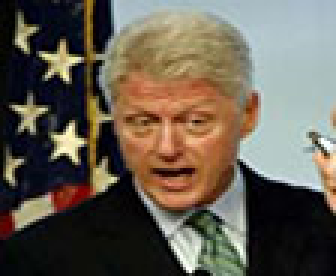
%> input picture Face Recognition/Bill_Clinton/1.jpg, 112 x 92 px (shown 3 times larger)
$ octave boundaryDetect.m   (GNU Octave 9; MATLAB toolbox functions it lacks are replaced by stand-ins)
%> lines starting %> are read from the running program, lines starting %| are printed output that depends on the picture; in (x1, y1, x2, y2) boxes, pixels count from 0 and x2, y2 are one past the last pixel; in counts of white or black regions, pixels touching at a corner belong together; the program's own positions count from 1
I=imread('1.jpg');
%> I is the input picture: size 92x112x3 uint8; mean R, G, B 101.9, 93.6, 81.2
a=rgb2gray(I); %convert image to grey scale
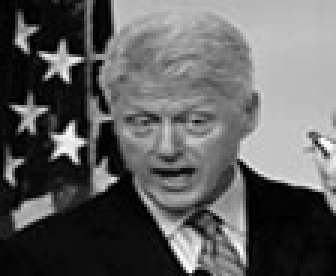
%> a: size 92x112 uint8 (shown 3 times larger); min 0, max 254, mean 94.7
bw=edge(a,'canny'); % find edges in the grey scale image
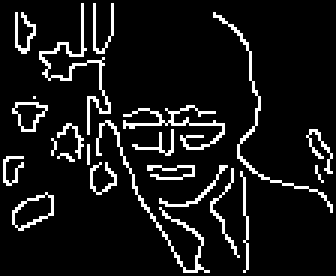
%> bw: size 92x112 logical (shown 3 times larger); 9% white in thin lines or dots
bw = bwareaopen(bw,30); %remove small objects from image - extra edges
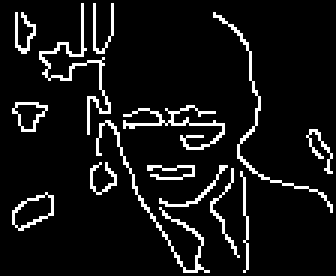
%> bw: size 92x112 logical (shown 3 times larger); 8% white in thin lines or dots
se = strel('disk',2); %creates a morphological structuring disk element with radius of 2 pixels
bw = imclose(bw,se); % Morpholigically closes the image. The morphological close operation is a dilation followed by an erosion, using the same structuring element for both operations.
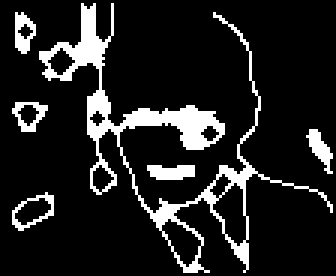
%> bw: size 92x112 logical (shown 3 times larger); 13.1% white; 6 white regions, box (x1, y1, x2, y2) and area: (13, 1, 111, 91) 1054, (49, 55, 65, 60) 66, (102, 43, 111, 58) 60, (5, 4, 12, 18) 59, (4, 34, 16, 44) 54, (4, 64, 18, 77) 54
bw = imfill(bw,'holes'); %Fill image regions and holes
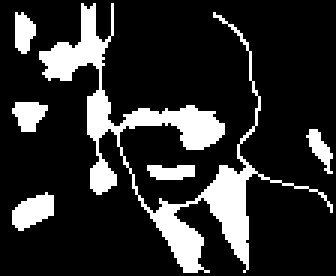
%> bw: size 92x112 logical (shown 3 times larger); 17.8% white; 6 white regions, box (x1, y1, x2, y2) and area: (13, 1, 111, 91) 1431, (4, 64, 18, 77) 117, (4, 34, 16, 44) 83, (5, 4, 12, 18) 72, (49, 55, 65, 60) 66, (102, 43, 111, 58) 60
L = bwlabel(bw); %L = bwlabel(BW, n) returns a matrix L, of the same size as BW, containing labels for the connected objects in BW. The variable n can have a value of either 4 or 8, where 4 specifies 4-connected objects and 8 specifies 8-connected objects. If the argument is omitted, it defaults to 8.
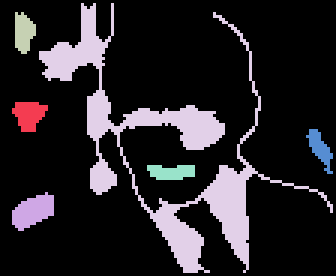
%> L: size 92x112 double (shown 3 times larger); 7 distinct labels, from 0 to 6; one colour per label, 0 black
s  = regionprops(L, 'centroid'); %STATS = regionprops(BW, properties) measures a set of properties for each connected component (object) in the binary image, BW. The image BW is a logical array; it can have any dimension.
%> s = 6 regions; Centroid: [10.2 38.8], [11.5 71], [8.5 11.4], [55.5 50.1], [57.7 57.9], [107.2 50.1]
dt  = regionprops(L, 'area'); %
%> dt = 6 regions; Area: 1431, 117, 83, 72, 66, 60
cv = regionprops(L, 'perimeter'); %
%> cv = 6 regions; Perimeter: 32.76, 39.24, 32.38, 732.1, 35.16, 36.08
dim = size(s) %
%> dim = [6 1]
boundaries = bwboundaries(bw); %
%> boundaries = 6 boundaries; box (x1, y1, x2, y2) and points: (13, 1, 111, 91) 649, (4, 64, 18, 77) 37, (49, 55, 65, 60) 36, (4, 34, 16, 44) 32, (102, 43, 111, 58) 32, (5, 4, 12, 18) 30
imshow(bw);
figure;imshow(I);
hold on; %
 for k=1:dim(1) %
     b= boundaries{k}; %
     dim = size(b) %
     for i=1:dim(1) %
         F{k}(1,i) = sqrt ( ( b(i,2) - s(k).Centroid(1) )^2 + ( b(i,1) - s(k).Centroid(2) )^2 ) %
     end  %
     a=max(F{k}); %
     b=min(F{k}); %
     c=dt(k).Area; %
     O=a-b; %
     P = c/(4*b^2) %
     Q=c/(4*b*(a^2-b^2)^0.5); %
     R=(c*3^0.5)/((a+b)^2); %
     T =c/(a*b*pi); %
     U= (c*( a^2 - b^2 )^0.5) / (2*a^2*b) %
     if O < 10 %
             text(s(k).Centroid(1)-20,s(k).Centroid(2),'circle') %
    elseif (P < 1.05 ) & (P > .95)
             text(s(k).Centroid(1)-20,s(k).Centroid(2),'square') %
     elseif (T < 1.05 ) & (T > .95 )
             text(s(k).Centroid(1)-20,s(k).Centroid(2),'ellipse') %
     elseif (U < 1.05 ) & (U > .95 )
             text(s(k).Centroid(1)-20,s(k).Centroid(2),'diamond') %
     elseif ((Q <1.05) & (Q >.95))
             text(s(k).Centroid(1)-20,s(k).Centroid(2),'rectangle') %
     elseif  (R < 1.05 ) & (R > .95 )
             text(s(k).Centroid(1)-20,s(k).Centroid(2),'triangle') %
     end
 end
%> this loop made 6 passes
%> (dim, a, c, O, P, Q, R) on passes 1 to 6: ([32 2], 6.42, 83, 2.98, 1.76, 1.11, 1.48), ([37 2], 8.14, 117, 4.77, 2.57, 1.17, 1.53), ([30 2], 6.82, 72, 4.33, 2.92, 1.14, 1.44), ([649 2], 59.27, 1431, 52.97, 9.03, 0.964, 0.577), ([36 2], 7.93, 66, 6.96, 17.44, 2.15, 1.44), ([32 2], 8.76, 60, 6.7, 3.54, 0.856, 0.888)
%> after the loop, F = 6 items
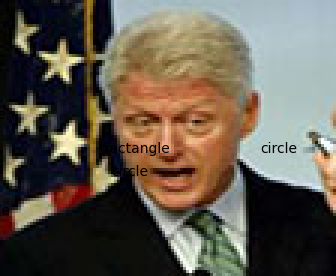
%> figure redrawn from the program's plot data; shown 3 times larger

$ run again, with Face Recognition/Bill_Clinton/10.jpg copied over Face Recognition/Bill_Clinton/1.jpg
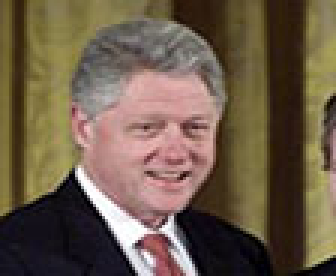
%> input picture Face Recognition/Bill_Clinton/10.jpg, 112 x 92 px (shown 3 times larger)
%> I is the input picture: size 92x112x3 uint8; mean R, G, B 109.3, 92.4, 73.5
%> `L = bwlabel(bw);`:
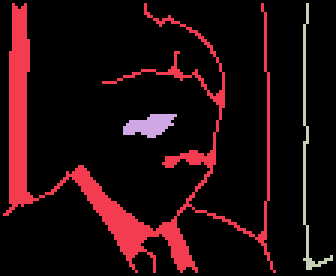
%> L: size 92x112 double (shown 3 times larger); 4 distinct labels, from 0 to 3; one colour per label, 0 black
%> s = 3 regions; Centroid: [39.4 52.2], [50.5 42.3], [103 52.3]
%> dt = 3 regions; Area: 1190, 106, 91
%> cv = 3 regions; Perimeter: 895, 41.66, 190.4
%> `dim = size(s)`: dim = [3 1]
%> boundaries = 3 boundaries; box (x1, y1, x2, y2) and points: (1, 1, 92, 91) 813, (101, 1, 111, 90) 190, (41, 38, 59, 46) 39
%> the loop `for k=1:dim(1)` made 3 passes
%> (dim, a, c, O, P, Q, R) on passes 1 to 3: ([813 2], 69.82, 1190, 58.72, 2.41, 0.389, 0.315), ([39 2], 9.14, 91, 7.16, 5.77, 1.28, 1.27), ([190 2], 50.35, 106, 49.33, 25.29, 0.514, 0.0696)
%> after the loop `for k=1:dim(1)`: F = 3 items
%> after the loop `for k=1:dim(1)`:
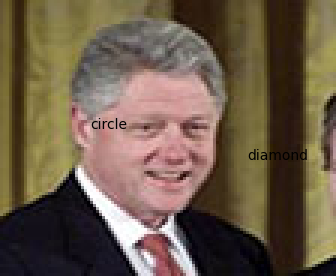
%> figure redrawn from the program's plot data; shown 3 times larger

$ run again, with Face Recognition/Bill_Clinton/2.jpg copied over Face Recognition/Bill_Clinton/1.jpg
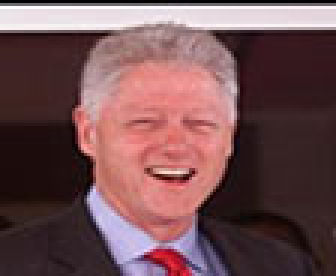
%> input picture Face Recognition/Bill_Clinton/2.jpg, 112 x 92 px (shown 3 times larger)
%> I is the input picture: size 92x112x3 uint8; mean R, G, B 114.7, 80.1, 83.2
%> `L = bwlabel(bw);`:
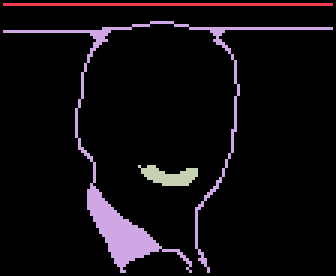
%> L: size 92x112 double (shown 3 times larger); 4 distinct labels, from 0 to 3; one colour per label, 0 black
%> s = 3 regions; Centroid: [56.5 2], [48.5 54.6], [57.1 59.3]
%> dt = 3 regions; Area: 593, 110, 84
%> cv = 3 regions; Perimeter: 213.6, 606, 44.66
%> `dim = size(s)`: dim = [3 1]
%> boundaries = 3 boundaries; box (x1, y1, x2, y2) and points: (1, 7, 111, 91) 565, (1, 1, 111, 2) 219, (46, 55, 66, 62) 42
%> the loop `for k=1:dim(1)` made 3 passes
%> (dim, a, c, O, P, Q, R) on passes 1 to 3: ([219 2], 54.5, 110, 54, 110, 1.01, 0.063), ([565 2], 76.8, 593, 60.31, 0.545, 0.12, 0.118), ([42 2], 10.59, 84, 10.31, 262.3, 7.01, 1.23)
%> after the loop `for k=1:dim(1)`: F = 3 items
%> after the loop `for k=1:dim(1)`:
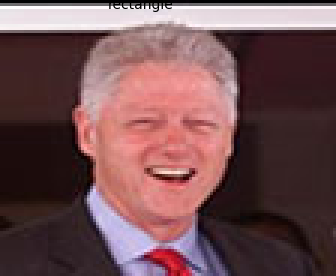
%> figure redrawn from the program's plot data; shown 3 times larger

$ run again, with Face Recognition/Bill_Clinton/3.jpg copied over Face Recognition/Bill_Clinton/1.jpg
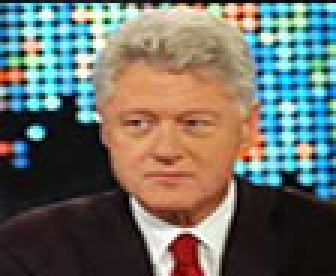
%> input picture Face Recognition/Bill_Clinton/3.jpg, 112 x 92 px (shown 3 times larger)
%> I is the input picture: size 92x112x3 uint8; mean R, G, B 107.3, 110, 102.5
%> L: size 92x112 double; values 0 (black) and 1 (white), 57.2% white; 1 black region, box (x1, y1, x2, y2) and area: (0, 0, 112, 92) 4406
%> s = 1 region; Centroid: [61.1 33]
%> dt = 1 region; Area: 5898
%> cv = 1 region; Perimeter: 576.9
%> `dim = size(s)`: dim = [1 1]
%> boundaries = 1 boundary; box (x1, y1, x2, y2) and points: (1, 1, 111, 91) 522
%> the loop `for k=1:dim(1)` made 1 pass
%> (dim, a, c, O, P, Q, R) on pass 1: ([522 2], 66.73, 5898, 37.46, 1.72, 0.84, 1.11)
%> after the loop `for k=1:dim(1)`: F = 1 item
%> after the loop `for k=1:dim(1)`:
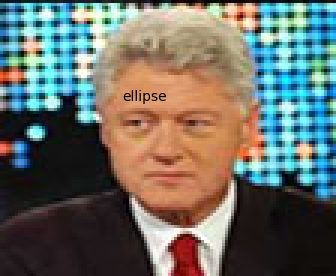
%> figure redrawn from the program's plot data; shown 3 times larger
